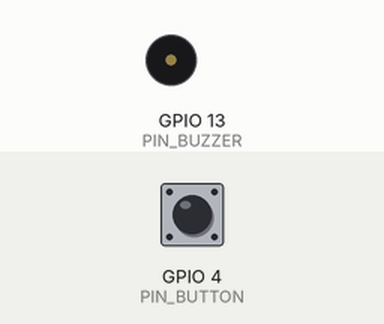
This program was run on a simulated ESP32. On the bench: buzzer (waves = sounding). The test bench sets the inputs (shaded band); at power-on: GPIO 4 (PIN_BUTTON) HIGH.

Above: at 0.4 s.
Timing chart, 0 to 1.9 s (numbered marks = the images above):
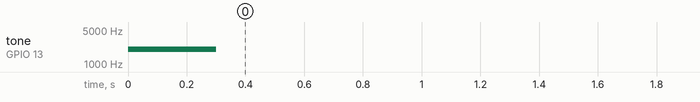

The program:

main.cpp
```cpp
#include <Arduino.h>

#define PIN_BUTTON 4  // pino do circuito do botão
#define PIN_BUZZER 13 // pino do circuito do buzzer
#define CHN 0         // canal pwm
#define BFREQ 2000    // frequẽncia associada ao PWM

void alert(); // função responsável pela oscilação da frequência PWM da alimentação do buzzer PASSIVO

void setup() {

  pinMode(PIN_BUTTON, INPUT);     // setagem do pino de entrada do sistema

  ledcAttachPin(PIN_BUZZER, CHN); // atrela canal PWM ao pino do buzzer

  ledcWriteTone(CHN, BFREQ);
  delay(300);                     // som é ativado por 0,3 s, com 2 KHZ de frequência

}

void loop() {

  if(digitalRead(PIN_BUTTON) == LOW)  // caso o botão seja ativado há saída de som do buzzer
    alert();

  else
    ledcWriteTone(CHN, 0);             // não há saída de som do buzzer (sinal PWM desativado -> f = 0 khz)

}

void alert() {

  // variável do valor de seno ao longo de um período
  float sinVal;

  // valor da frequência do som do buzzer
  int toneVal;


  for(int t=0; t<360; t += 90){

    sinVal = sin(t * (PI/180));       // cálculo do seno nesse intervalo de tempo
    toneVal = BFREQ + 500 * sinVal;   // cálculo da frequência do som do buzzer em um determinado intervalo de tempo

    ledcWriteTone(CHN, toneVal);      // definição do sinal PWM do pino associado ao circuito do buzzer
    delay(90);                        // observe que os incrementos do for e o delay tem o mesmo valor !
  }
}
```

Measured:
- by itself, tone on GPIO 13 (PIN_BUZZER): silent → 2000 Hz at 0.00 s, → silent 0.30 s later
